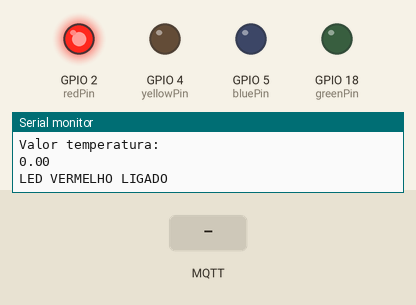
Recording of a sketch running on a simulated ESP32. Parts: output pins drawn as LEDs (lit = HIGH), the last lines printed to the serial monitor. The test bench sets the inputs (shaded band). WiFi joins after 1.5 s; servers stay silent unless stated; no MQTT or app messages arrive unless stated.

Above: at 2.7 s.
2.8 s: MQTT message "90" arrives on the first subscribed topic
At 4.3 s:
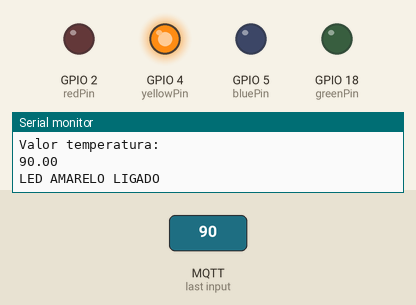
5.0 s: MQTT message "90" arrives on the second subscribed topic
At 6.1 s:
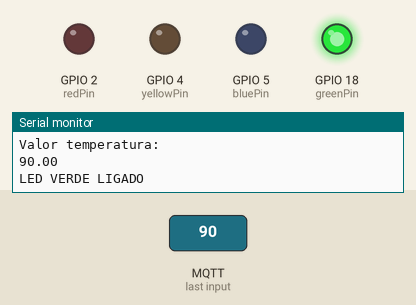
7.0 s: MQTT message "5" arrives on the first subscribed topic
At 7.9 s:
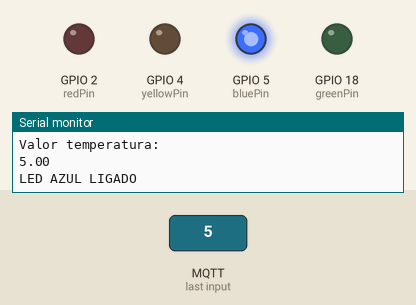
9.0 s: MQTT message "200" arrives on the first subscribed topic
At 10.7 s:
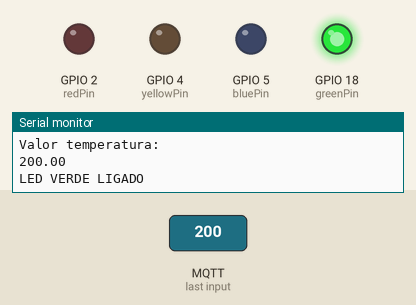
11.0 s: MQTT message "1" arrives on the first subscribed topic
At 12.7 s:
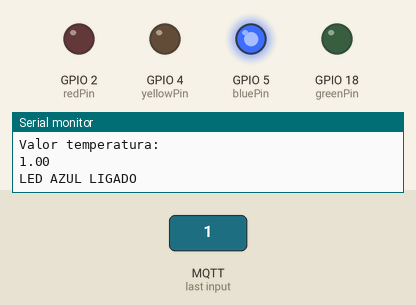
Timing chart, 0 to 14.1 s (numbered marks = the images above; inputs shaded):
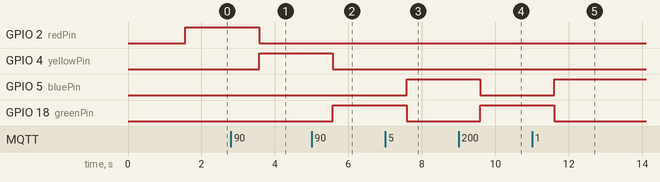

Measured:
- after the input at 2.8 s, GPIO 2 (redPin): HIGH → LOW after 0.77 s; GPIO 4 (yellowPin): LOW → HIGH after 0.77 s
- after the input at 5.0 s, GPIO 4 (yellowPin): HIGH → LOW after 0.58 s; GPIO 18 (greenPin): LOW → HIGH after 0.58 s
- after the input at 7.0 s, GPIO 5 (bluePin): LOW → HIGH after 0.59 s; GPIO 18 (greenPin): HIGH → LOW after 0.59 s
- after the input at 9.0 s, GPIO 5 (bluePin): HIGH → LOW after 0.59 s; GPIO 18 (greenPin): LOW → HIGH after 0.59 s
- after the input at 11.0 s, GPIO 5 (bluePin): LOW → HIGH after 0.60 s; GPIO 18 (greenPin): HIGH → LOW after 0.60 s

The sketch:

sketch.ino
```cpp
#include <WiFi.h>
#include <PubSubClient.h>

// Conexão com o Wi-Fi do Wokwi
const char* ssid = "Wokwi-GUEST";
const char* password = "";

// Conexão com o servidor do Broker
const char* mqtt_server = "191.234.211.26";
const char* mqtt_topic_temperatura = "CPTemperatura";
const char* mqtt_topic_umidade = "CPUmidade";

WiFiClient espClient;
PubSubClient client(espClient);

// Configuração dos pinos referentes aos LEDs
const int redPin = 2;    // Pino do LED vermelho
const int yellowPin = 4; // Pino do LED amarelo
const int bluePin = 5;   // Pino do LED azul
const int greenPin = 18; // Pino do LED verde

// Valores globais de temperatura e umidade como float
float valorTemperatura = 0.0;
float valorUmidade = 0.0;

void setup() {
  Serial.begin(115200);
  pinMode(redPin, OUTPUT);
  pinMode(yellowPin, OUTPUT);
  pinMode(bluePin, OUTPUT);
  pinMode(greenPin, OUTPUT);

  setup_wifi();

  client.setServer(mqtt_server, 1883);
  client.setCallback(callback);
  reconnect();
}

void setup_wifi() {
  delay(10);
  Serial.print("Conectando-se a ");
  Serial.println(ssid);

  WiFi.begin(ssid, password);
  while (WiFi.status() != WL_CONNECTED) {
    delay(500);
    Serial.print(".");
  }

  Serial.println("\nWiFi conectado");
  Serial.println("Endereço IP: ");
  Serial.println(WiFi.localIP());
}

void reconnect() {
  while (!client.connected()) {
    Serial.print("Tentando conexão MQTT...");
    if (client.connect("ESP32ClientReceiver")) {
      Serial.println("conectado");
      client.subscribe(mqtt_topic_temperatura);
      client.subscribe(mqtt_topic_umidade);
    } else {
      Serial.print("falha, rc=");
      Serial.print(client.state());
      Serial.println(" tente novamente em 5 segundos");
      delay(5000);
    }
  }
}

void callback(char* topic, byte* payload, unsigned int length) {
  Serial.println("Callback acionado");

  // Converte o payload para uma string
  Serial.print("Payload recebido (bruto): ");
  String message;
  for (int i = 0; i < length; i++) {
    message += (char)payload[i];
    Serial.print((char)payload[i]);
  }

  // Processa o tópico de temperatura
  if (String(topic) == mqtt_topic_temperatura) {
    valorTemperatura = message.toFloat();
    Serial.println("Temperatura recebida: " + String(valorTemperatura) + "ºC");
  }
  // Processa o tópico de umidade
  else if (String(topic) == mqtt_topic_umidade) {
    valorUmidade = message.toFloat();
    Serial.println("Umidade recebida: " + String(valorUmidade) + "%");
  }
}

void loop() {
  if (!client.connected()) {
    reconnect();
  }
  client.loop();

  Serial.println("Valor umidade:");
  Serial.println(valorUmidade);
  Serial.println("Valor temperatura:");
  Serial.println(valorTemperatura);
  // Verifica e controla os LEDs com base nos valores recebidos
  if (valorTemperatura >= 20.0 && valorUmidade >= 50.0) {
    digitalWrite(greenPin, HIGH);
    digitalWrite(redPin, LOW);
    digitalWrite(yellowPin, LOW);
    digitalWrite(bluePin, LOW);
    Serial.println("LED VERDE LIGADO");
  } else if (valorTemperatura < 20.0 && valorUmidade >= 50.0) {
    digitalWrite(greenPin, LOW);
    digitalWrite(redPin, LOW);
    digitalWrite(yellowPin, LOW);
    digitalWrite(bluePin, HIGH);
    Serial.println("LED AZUL LIGADO");
  } else if (valorTemperatura >= 20.0 && valorUmidade < 50.0) {
    digitalWrite(greenPin, LOW);
    digitalWrite(redPin, LOW);
    digitalWrite(yellowPin, HIGH);
    digitalWrite(bluePin, LOW);
    Serial.println("LED AMARELO LIGADO");
  } else if (valorTemperatura < 20.0 && valorUmidade < 50.0) {
    digitalWrite(greenPin, LOW);
    digitalWrite(redPin, HIGH);
    digitalWrite(yellowPin, LOW);
    digitalWrite(bluePin, LOW);
    Serial.println("LED VERMELHO LIGADO");
  }

  delay(1000); // Delay para reduzir a frequência de atualização
}
```
